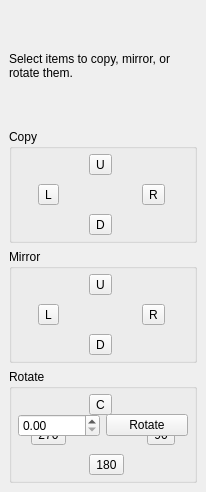
<?xml version="1.0" encoding="UTF-8"?>
<ui version="4.0">
 <class>MirrorDock</class>
 <widget class="QDockWidget" name="MirrorDock">
  <property name="geometry">
   <rect>
    <x>0</x>
    <y>0</y>
    <width>206</width>
    <height>492</height>
   </rect>
  </property>
  <property name="windowTitle">
   <string>&amp;Copy, Mirror and Rotate</string>
  </property>
  <widget class="QWidget" name="dockWidgetContents">
   <layout class="QGridLayout" name="gridLayout_6">
    <item row="0" column="0">
     <widget class="QLabel" name="selectionHint">
      <property name="wordWrap">
       <bool>true</bool>
      </property>
      <property name="text">
       <string>Select items to copy, mirror, or rotate them.</string>
      </property>
     </widget>
    </item>
    <item row="1" column="0">
     <widget class="QGroupBox" name="groupBox_2">
      <property name="title">
       <string>Copy</string>
      </property>
      <layout class="QGridLayout" name="gridLayout_5">
       <property name="leftMargin">
        <number>2</number>
       </property>
       <property name="topMargin">
        <number>2</number>
       </property>
       <property name="rightMargin">
        <number>2</number>
       </property>
       <property name="bottomMargin">
        <number>2</number>
       </property>
       <item row="2" column="1">
        <widget class="QToolButton" name="copyDown">
         <property name="toolTip">
          <string>Copy down</string>
         </property>
         <property name="text">
          <string>D</string>
         </property>
         <property name="icon">
          <iconset resource="../crochet.qrc">
           <normaloff>:/images/copy_down.svg</normaloff>:/images/copy_down.svg</iconset>
         </property>
         <property name="iconSize">
          <size>
           <width>24</width>
           <height>24</height>
          </size>
         </property>
        </widget>
       </item>
       <item row="0" column="1">
        <widget class="QToolButton" name="copyUp">
         <property name="toolTip">
          <string>Copy up</string>
         </property>
         <property name="text">
          <string>U</string>
         </property>
         <property name="icon">
          <iconset resource="../crochet.qrc">
           <normaloff>:/images/copy_up.svg</normaloff>:/images/copy_up.svg</iconset>
         </property>
         <property name="iconSize">
          <size>
           <width>24</width>
           <height>24</height>
          </size>
         </property>
        </widget>
       </item>
       <item row="1" column="2">
        <widget class="QToolButton" name="copyRight">
         <property name="toolTip">
          <string>Copy right</string>
         </property>
         <property name="text">
          <string>R</string>
         </property>
         <property name="icon">
          <iconset resource="../crochet.qrc">
           <normaloff>:/images/copy_right.svg</normaloff>:/images/copy_right.svg</iconset>
         </property>
         <property name="iconSize">
          <size>
           <width>24</width>
           <height>24</height>
          </size>
         </property>
        </widget>
       </item>
       <item row="1" column="0">
        <widget class="QToolButton" name="copyLeft">
         <property name="toolTip">
          <string>Copy left</string>
         </property>
         <property name="text">
          <string>L</string>
         </property>
         <property name="icon">
          <iconset resource="../crochet.qrc">
           <normaloff>:/images/copy_left.svg</normaloff>:/images/copy_left.svg</iconset>
         </property>
         <property name="iconSize">
          <size>
           <width>24</width>
           <height>24</height>
          </size>
         </property>
        </widget>
       </item>
      </layout>
     </widget>
    </item>
    <item row="2" column="0">
     <widget class="QGroupBox" name="groupBox">
      <property name="title">
       <string>Mirror</string>
      </property>
      <layout class="QGridLayout" name="gridLayout_3">
       <property name="leftMargin">
        <number>2</number>
       </property>
       <property name="topMargin">
        <number>2</number>
       </property>
       <property name="rightMargin">
        <number>2</number>
       </property>
       <property name="bottomMargin">
        <number>2</number>
       </property>
       <item row="0" column="1">
        <widget class="QToolButton" name="mirrorUp">
         <property name="toolTip">
          <string>Mirror up</string>
         </property>
         <property name="text">
          <string>U</string>
         </property>
         <property name="icon">
          <iconset resource="../crochet.qrc">
           <normaloff>:/images/mirror_up.svg</normaloff>:/images/mirror_up.svg</iconset>
         </property>
         <property name="iconSize">
          <size>
           <width>24</width>
           <height>24</height>
          </size>
         </property>
        </widget>
       </item>
       <item row="2" column="1">
        <widget class="QToolButton" name="mirrorDown">
         <property name="toolTip">
          <string>Mirror down</string>
         </property>
         <property name="text">
          <string>D</string>
         </property>
         <property name="icon">
          <iconset resource="../crochet.qrc">
           <normaloff>:/images/mirror_down.svg</normaloff>:/images/mirror_down.svg</iconset>
         </property>
         <property name="iconSize">
          <size>
           <width>24</width>
           <height>24</height>
          </size>
         </property>
        </widget>
       </item>
       <item row="1" column="0">
        <widget class="QToolButton" name="mirrorLeft">
         <property name="toolTip">
          <string>Mirror left</string>
         </property>
         <property name="text">
          <string>L</string>
         </property>
         <property name="icon">
          <iconset resource="../crochet.qrc">
           <normaloff>:/images/mirror_left.svg</normaloff>:/images/mirror_left.svg</iconset>
         </property>
         <property name="iconSize">
          <size>
           <width>24</width>
           <height>24</height>
          </size>
         </property>
        </widget>
       </item>
       <item row="1" column="2">
        <widget class="QToolButton" name="mirrorRight">
         <property name="toolTip">
          <string>Mirror right</string>
         </property>
         <property name="text">
          <string>R</string>
         </property>
         <property name="icon">
          <iconset resource="../crochet.qrc">
           <normaloff>:/images/mirror_right.svg</normaloff>:/images/mirror_right.svg</iconset>
         </property>
         <property name="iconSize">
          <size>
           <width>24</width>
           <height>24</height>
          </size>
         </property>
        </widget>
       </item>
      </layout>
     </widget>
    </item>
    <item row="3" column="0">
     <widget class="QGroupBox" name="groupBox_3">
      <property name="title">
       <string>Rotate</string>
      </property>
      <layout class="QGridLayout" name="gridLayout">
       <property name="leftMargin">
        <number>2</number>
       </property>
       <property name="topMargin">
        <number>2</number>
       </property>
       <property name="rightMargin">
        <number>2</number>
       </property>
       <property name="bottomMargin">
        <number>2</number>
       </property>
       <item row="2" column="1">
        <widget class="QToolButton" name="rotate180">
         <property name="toolTip">
          <string>&lt;!DOCTYPE HTML PUBLIC &quot;-//W3C//DTD HTML 4.0//EN&quot; &quot;http://www.w3.org/TR/REC-html40/strict.dtd&quot;&gt;
&lt;html&gt;&lt;head&gt;&lt;meta name=&quot;qrichtext&quot; content=&quot;1&quot; /&gt;&lt;style type=&quot;text/css&quot;&gt;
p, li { white-space: pre-wrap; }
&lt;/style&gt;&lt;/head&gt;&lt;body style=&quot; font-family:'Ubuntu'; font-size:10pt; font-weight:400; font-style:normal;&quot;&gt;
&lt;p style=&quot; margin-top:0px; margin-bottom:0px; margin-left:0px; margin-right:0px; -qt-block-indent:0; text-indent:0px;&quot;&gt;Rotate 180&amp;#0176;&lt;/p&gt;&lt;/body&gt;&lt;/html&gt;</string>
         </property>
         <property name="text">
          <string>180</string>
         </property>
         <property name="icon">
          <iconset resource="../crochet.qrc">
           <normaloff>:/images/rotate180.svg</normaloff>:/images/rotate180.svg</iconset>
         </property>
         <property name="iconSize">
          <size>
           <width>24</width>
           <height>24</height>
          </size>
         </property>
        </widget>
       </item>
       <item row="1" column="0">
        <widget class="QToolButton" name="rotate270">
         <property name="toolTip">
          <string>&lt;!DOCTYPE HTML PUBLIC &quot;-//W3C//DTD HTML 4.0//EN&quot; &quot;http://www.w3.org/TR/REC-html40/strict.dtd&quot;&gt;
&lt;html&gt;&lt;head&gt;&lt;meta name=&quot;qrichtext&quot; content=&quot;1&quot; /&gt;&lt;style type=&quot;text/css&quot;&gt;
p, li { white-space: pre-wrap; }
&lt;/style&gt;&lt;/head&gt;&lt;body style=&quot; font-family:'Ubuntu'; font-size:10pt; font-weight:400; font-style:normal;&quot;&gt;
&lt;p style=&quot; margin-top:0px; margin-bottom:0px; margin-left:0px; margin-right:0px; -qt-block-indent:0; text-indent:0px;&quot;&gt;Rotate 270&amp;#0176;&lt;/p&gt;&lt;/body&gt;&lt;/html&gt;</string>
         </property>
         <property name="text">
          <string>270</string>
         </property>
         <property name="icon">
          <iconset resource="../crochet.qrc">
           <normaloff>:/images/rotate270.svg</normaloff>:/images/rotate270.svg</iconset>
         </property>
         <property name="iconSize">
          <size>
           <width>24</width>
           <height>24</height>
          </size>
         </property>
        </widget>
       </item>
       <item row="1" column="2">
        <widget class="QToolButton" name="rotate90">
         <property name="toolTip">
          <string>&lt;!DOCTYPE HTML PUBLIC &quot;-//W3C//DTD HTML 4.0//EN&quot; &quot;http://www.w3.org/TR/REC-html40/strict.dtd&quot;&gt;
&lt;html&gt;&lt;head&gt;&lt;meta name=&quot;qrichtext&quot; content=&quot;1&quot; /&gt;&lt;style type=&quot;text/css&quot;&gt;
p, li { white-space: pre-wrap; }
&lt;/style&gt;&lt;/head&gt;&lt;body style=&quot; font-family:'Ubuntu'; font-size:10pt; font-weight:400; font-style:normal;&quot;&gt;
&lt;p style=&quot; margin-top:0px; margin-bottom:0px; margin-left:0px; margin-right:0px; -qt-block-indent:0; text-indent:0px;&quot;&gt;Rotate 90&amp;#0176;&lt;/p&gt;&lt;/body&gt;&lt;/html&gt;</string>
         </property>
         <property name="text">
          <string>90</string>
         </property>
         <property name="icon">
          <iconset resource="../crochet.qrc">
           <normaloff>:/images/rotate90.svg</normaloff>:/images/rotate90.svg</iconset>
         </property>
         <property name="iconSize">
          <size>
           <width>24</width>
           <height>24</height>
          </size>
         </property>
        </widget>
       </item>
       <item row="0" column="1">
        <widget class="QToolButton" name="rotateCustom">
         <property name="toolTip">
          <string>Rotate custom degrees</string>
         </property>
         <property name="text">
          <string>C</string>
         </property>
         <property name="icon">
          <iconset resource="../crochet.qrc">
           <normaloff>:/images/rotate_custom.svg</normaloff>:/images/rotate_custom.svg</iconset>
         </property>
         <property name="iconSize">
          <size>
           <width>24</width>
           <height>24</height>
          </size>
         </property>
        </widget>
       </item>
      </layout>
     </widget>
    </item>
    <item row="3" column="0">
     <widget class="QWidget" name="rotateCustomWidgets" native="true">
      <layout class="QGridLayout" name="gridLayout_2">
       <item row="0" column="1">
        <widget class="QPushButton" name="rotateBttn">
         <property name="text">
          <string>Rotate</string>
         </property>
        </widget>
       </item>
       <item row="0" column="0">
        <widget class="QDoubleSpinBox" name="degrees">
         <property name="maximum">
          <double>1440.000000000000000</double>
         </property>
        </widget>
       </item>
      </layout>
     </widget>
    </item>
   </layout>
  </widget>
 </widget>
 <resources>
  <include location="../crochet.qrc"/>
 </resources>
 <connections/>
</ui>
